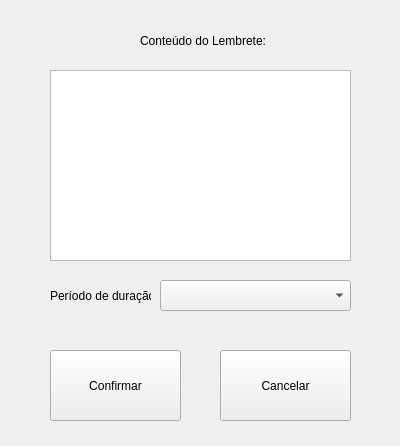
<?xml version="1.0" encoding="UTF-8"?>
<ui version="4.0">
 <class>notesWindow</class>
 <widget class="QMainWindow" name="notesWindow">
  <property name="geometry">
   <rect>
    <x>0</x>
    <y>0</y>
    <width>400</width>
    <height>446</height>
   </rect>
  </property>
  <property name="minimumSize">
   <size>
    <width>400</width>
    <height>446</height>
   </size>
  </property>
  <property name="maximumSize">
   <size>
    <width>400</width>
    <height>446</height>
   </size>
  </property>
  <property name="windowTitle">
   <string>Adicionar Lembrete</string>
  </property>
  <widget class="QWidget" name="centralwidget">
   <widget class="QLabel" name="label">
    <property name="geometry">
     <rect>
      <x>140</x>
      <y>10</y>
      <width>131</width>
      <height>61</height>
     </rect>
    </property>
    <property name="text">
     <string>Conteúdo do Lembrete:</string>
    </property>
   </widget>
   <widget class="QTextBrowser" name="contentNote">
    <property name="geometry">
     <rect>
      <x>50</x>
      <y>70</y>
      <width>301</width>
      <height>191</height>
     </rect>
    </property>
   </widget>
   <widget class="QLabel" name="label_2">
    <property name="geometry">
     <rect>
      <x>50</x>
      <y>280</y>
      <width>101</width>
      <height>31</height>
     </rect>
    </property>
    <property name="text">
     <string>Período de duração:</string>
    </property>
   </widget>
   <widget class="QPushButton" name="confirmButton">
    <property name="geometry">
     <rect>
      <x>50</x>
      <y>350</y>
      <width>131</width>
      <height>71</height>
     </rect>
    </property>
    <property name="text">
     <string>Confirmar</string>
    </property>
   </widget>
   <widget class="QComboBox" name="dateExpiration">
    <property name="geometry">
     <rect>
      <x>160</x>
      <y>280</y>
      <width>191</width>
      <height>31</height>
     </rect>
    </property>
   </widget>
   <widget class="QPushButton" name="cancelButton">
    <property name="geometry">
     <rect>
      <x>220</x>
      <y>350</y>
      <width>131</width>
      <height>71</height>
     </rect>
    </property>
    <property name="text">
     <string>Cancelar</string>
    </property>
   </widget>
  </widget>
 </widget>
 <resources/>
 <connections>
  <connection>
   <sender>cancelButton</sender>
   <signal>clicked()</signal>
   <receiver>notesWindow</receiver>
   <slot>close()</slot>
   <hints>
    <hint type="sourcelabel">
     <x>285</x>
     <y>385</y>
    </hint>
    <hint type="destinationlabel">
     <x>199</x>
     <y>222</y>
    </hint>
   </hints>
  </connection>
 </connections>
</ui>
